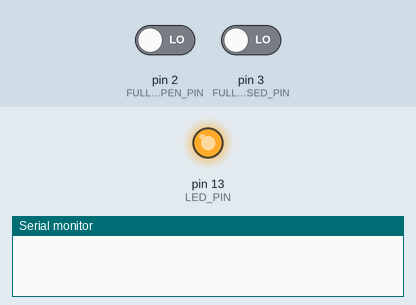
Recording of a sketch running on a simulated Arduino Nano, built with avr-gcc and run on an emulated ATmega328P. Parts: output pins drawn as LEDs (lit = HIGH), the last lines printed to the serial monitor. The test bench sets the inputs (shaded band); at power-on: pin 2 (FULLY_OPEN_PIN) LOW, pin 3 (FULLY_CLOSED_PIN) LOW.

Above: at 1.1 s.
At 2.1 s:
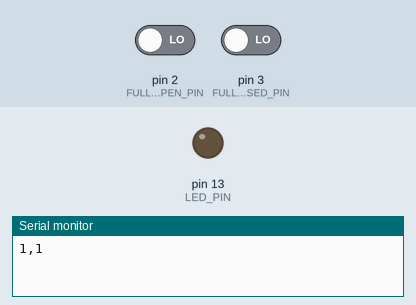
Timing chart, 0 to 3.6 s (numbered marks = the images above):
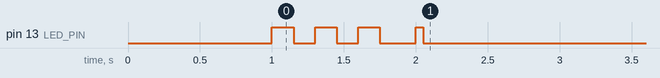

The sketch:

garage-door-monitor-arduino.ino
```cpp
/*
 * Garage Door Monitor - Arduino Nano
 * Reads two switch sensors and sends readings to Python via Serial
 *
 * Output format: "open_sensor,closed_sensor\n"
 * Example: "1,0" means open sensor triggered (1), closed sensor not triggered (0)
 */

// ==================== PIN CONFIGURATION ====================

const int FULLY_OPEN_PIN = 2;      // Digital pin for fully open sensor
const int FULLY_CLOSED_PIN = 3;    // Digital pin for fully closed sensor
const int LED_PIN = LED_BUILTIN;   // Status LED

// ==================== CONFIGURATION ====================

const long BAUD_RATE = 9600;           // Serial communication speed (must match Python)
const unsigned long UPDATE_INTERVAL = 500;  // Send update every 500ms
const int DEBOUNCE_READS = 5;          // Number of readings for debouncing
const int DEBOUNCE_DELAY = 10;         // Delay between debounce reads (ms)

// IR sensors: LOW when object detected, HIGH when no object
const int SENSOR_TRIGGERED_STATE = LOW;

// ==================== GLOBAL VARIABLES ====================

int lastOpenState = -1;           // Last reported open sensor state
int lastClosedState = -1;         // Last reported closed sensor state
unsigned long lastUpdateTime = 0; // Time of last update

// ==================== SETUP ====================

void setup() {
  // Initialize serial communication
  Serial.begin(BAUD_RATE);

  // Configure pins (INPUT mode for IR sensors with external power)
  pinMode(FULLY_OPEN_PIN, INPUT);
  pinMode(FULLY_CLOSED_PIN, INPUT);
  pinMode(LED_PIN, OUTPUT);

  // Wait for serial connection to stabilize
  delay(1000);

  // Flash LED to indicate Arduino is ready
  for(int i = 0; i < 3; i++) {
    digitalWrite(LED_PIN, HIGH);
    delay(150);
    digitalWrite(LED_PIN, LOW);
    delay(150);
  }

  // Send initial reading
  readAndSendState();
}

// ==================== MAIN LOOP ====================

void loop() {
  unsigned long currentTime = millis();

  // Send periodic updates
  if (currentTime - lastUpdateTime >= UPDATE_INTERVAL) {
    readAndSendState();
    lastUpdateTime = currentTime;
  }

  delay(10);  // Small delay for stability
}

// ==================== FUNCTIONS ====================

/**
 * Read sensor states with debouncing and send via serial
 */
void readAndSendState() {
  // Read both sensors with debouncing
  int openState = readSensorDebounced(FULLY_OPEN_PIN);
  int closedState = readSensorDebounced(FULLY_CLOSED_PIN);

  // Convert to triggered/not-triggered format
  int openValue = (openState == SENSOR_TRIGGERED_STATE) ? 1 : 0;
  int closedValue = (closedState == SENSOR_TRIGGERED_STATE) ? 1 : 0;

  // Send state via serial in format: "open,closed"
  Serial.print(openValue);
  Serial.print(",");
  Serial.println(closedValue);

  // Update LED to indicate activity
  if (openValue != lastOpenState || closedValue != lastClosedState) {
    // Blink LED on state change
    digitalWrite(LED_PIN, HIGH);
    delay(50);
    digitalWrite(LED_PIN, LOW);

    lastOpenState = openValue;
    lastClosedState = closedValue;
  }
}

/**
 * Read sensor with debouncing
 * Takes multiple readings and returns the most common value
 */
int readSensorDebounced(int pin) {
  int highCount = 0;
  int lowCount = 0;

  // Take multiple readings
  for (int i = 0; i < DEBOUNCE_READS; i++) {
    int reading = digitalRead(pin);
    if (reading == HIGH) {
      highCount++;
    } else {
      lowCount++;
    }
    delay(DEBOUNCE_DELAY);
  }

  // Return the most common reading
  return (highCount > lowCount) ? HIGH : LOW;
}
```
